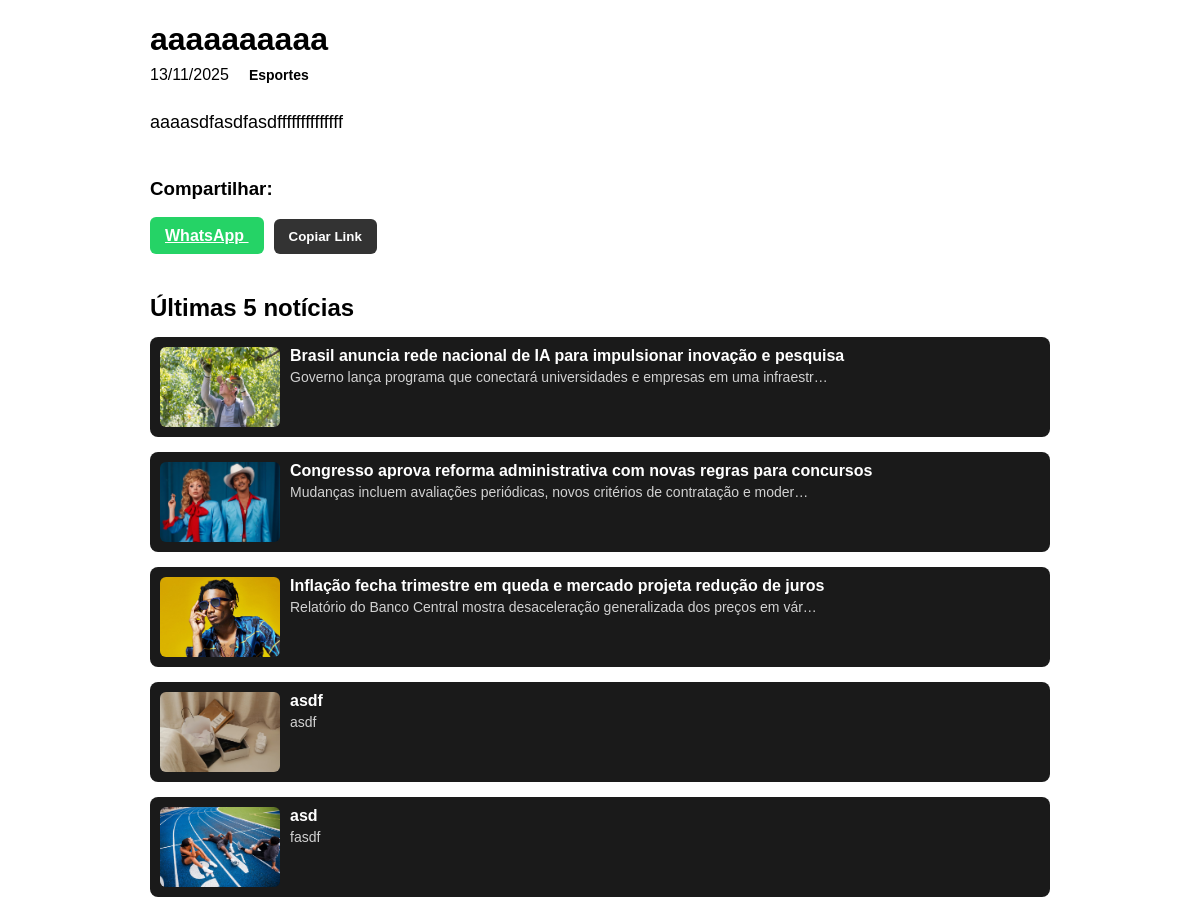
The app's page /news/aaaaaaaaaa/ with its own data.
### news/models.py (models this page shows, shortened)
class News(models.Model):
    title = models.CharField("Título", max_length=200)
    slug = models.SlugField(blank=True, null=True, unique=True)
    date = models.DateField("Data de publicação", auto_now_add=True)
    desc = models.TextField("Resumo", help_text="Breve descrição para o card")
    content = RichTextUploadingField("Conteúdo principal", help_text="Texto completo da notícia")
    img = models.ImageField("Imagem", upload_to='news_images/')
    category = models.ForeignKey(Category, on_delete=models.SET_NULL, null=True, related_name="news")
    class Meta:
        verbose_name = "Notícia"
        verbose_name_plural = "Notícias"
        ordering = ['-date']

class Category(models.Model):
    name = models.CharField("Nome", max_length=100, unique=True)
    color = ColorField("Cor (hex)", max_length=7, help_text="Ex: #FF5733")
    class Meta:
        verbose_name = "Categoria"
        verbose_name_plural = "Categorias"

### news/views.py (the view)
# urls.py: path('', views.show_news, name='show_news'),
def show_news(request, slug):
    noticia = get_object_or_404(News, slug=slug)
    ultimas = News.objects.exclude(id=noticia.id).order_by('-date')[:5]
    return render(request, "news_now.html", {
        "noticia": noticia,
        "ultimas": ultimas
    })

### news/templates/news_now.html (shortened to what this page needs)
{% load static %}
<!DOCTYPE html>
<html lang="pt-BR">
<head>
    <link rel="stylesheet" href="{% static 'news_now/css/news.css' %}">
</head>
<body>
<div class="news-container">
    <h1 class="news-title">{{ noticia.title }}</h1>
    <div class="news-meta">
        <span class="news-date">{{ noticia.date|date:"d/m/Y" }}</span>
        {% if noticia.category %}
        <span class="news-category category-{{ noticia.category.id }}">
            {{ noticia.category.name }}
        </span>
        {% endif %}
    </div>
    <div class="news-content">
        {{ noticia.content|safe }}
    </div>
    <div class="share-section">
        <h3>Compartilhar:</h3>
        <a href="https://api.whatsapp.com/send?text={{ request.build_absolute_uri }}"
           class="share-btn whatsapp"
           target="_blank">
            WhatsApp
        </a>
        <button class="share-btn copy" onclick="copyLink()">
            Copiar Link
        </button>
    </div>
    <h3 class="latest-title">Últimas 5 notícias</h3>
    <div class="latest-news">
        {% for item in ultimas %}
        <a href="/noticia/{{ item.slug }}/" class="latest-card">
            <img src="{{ item.img.url }}" alt="{{ item.title }}">
            <div class="latest-info">
                <h4>{{ item.title }}</h4>
                <p>{{ item.desc|truncatechars:80 }}</p>
            </div>
        </a>
        {% empty %}
        <p>Sem notícias recentes.</p>
        {% endfor %}
    </div>
</div>
</body>
</html>

### templates/static/news_now/css/news.css (style rules this page uses)
.news-container { width: 90%; max-width: 900px; margin: 20px auto; color: black; font-family: Arial, sans-serif; }
.news-title { font-size: 32px; margin-bottom: 5px; }
.news-meta { display: flex; gap: 10px; align-items: center; margin-bottom: 20px; }
.news-category { padding: 4px 10px; border-radius: 4px; font-size: 14px; color: #000; font-weight: bold; }
.news-content { font-size: 18px; line-height: 1.7; margin-bottom: 40px; }
.share-section { margin-bottom: 40px; }
.share-btn { padding: 10px 15px; border-radius: 6px; cursor: pointer; border: none; margin-right: 10px; font-weight: bold; }
.share-btn.whatsapp { background: #25D366; color: #fff; }
.share-btn.copy { background: #333; color: #fff; }
.latest-title { font-size: 24px; margin-bottom: 15px; }
.latest-news { display: flex; flex-direction: column; gap: 15px; }
.latest-card { display: flex; gap: 10px; padding: 10px; background: #1a1a1a; border-radius: 8px; text-decoration: none; color: #fff; }
.latest-card img { width: 120px; height: 80px; object-fit: cover; border-radius: 6px; }
.latest-card h4 { margin: 0; }
.latest-card p { margin-top: 4px; font-size: 14px; opacity: 0.8; }

### records on screen
News: title "aaaaaaaaaa", date "13/11/2025", category.name "Esportes", content "aaaasdfasdfasdffffffffffffff"
News: img (picture), title "Brasil anuncia rede nacional de IA para impulsionar inovação e pesquisa", desc "Governo lança programa que conectará universidades e empresas em uma infraestr…"
News: img (picture), title "Congresso aprova reforma administrativa com novas regras para concursos", desc "Mudanças incluem avaliações periódicas, novos critérios de contratação e moder…"
News: img (picture), title "Inflação fecha trimestre em queda e mercado projeta redução de juros", desc "Relatório do Banco Central mostra desaceleração generalizada dos preços em vár…"
News: img (picture), title "asdf", desc "asdf"
News: img (picture), title "asd", desc "fasdf"
